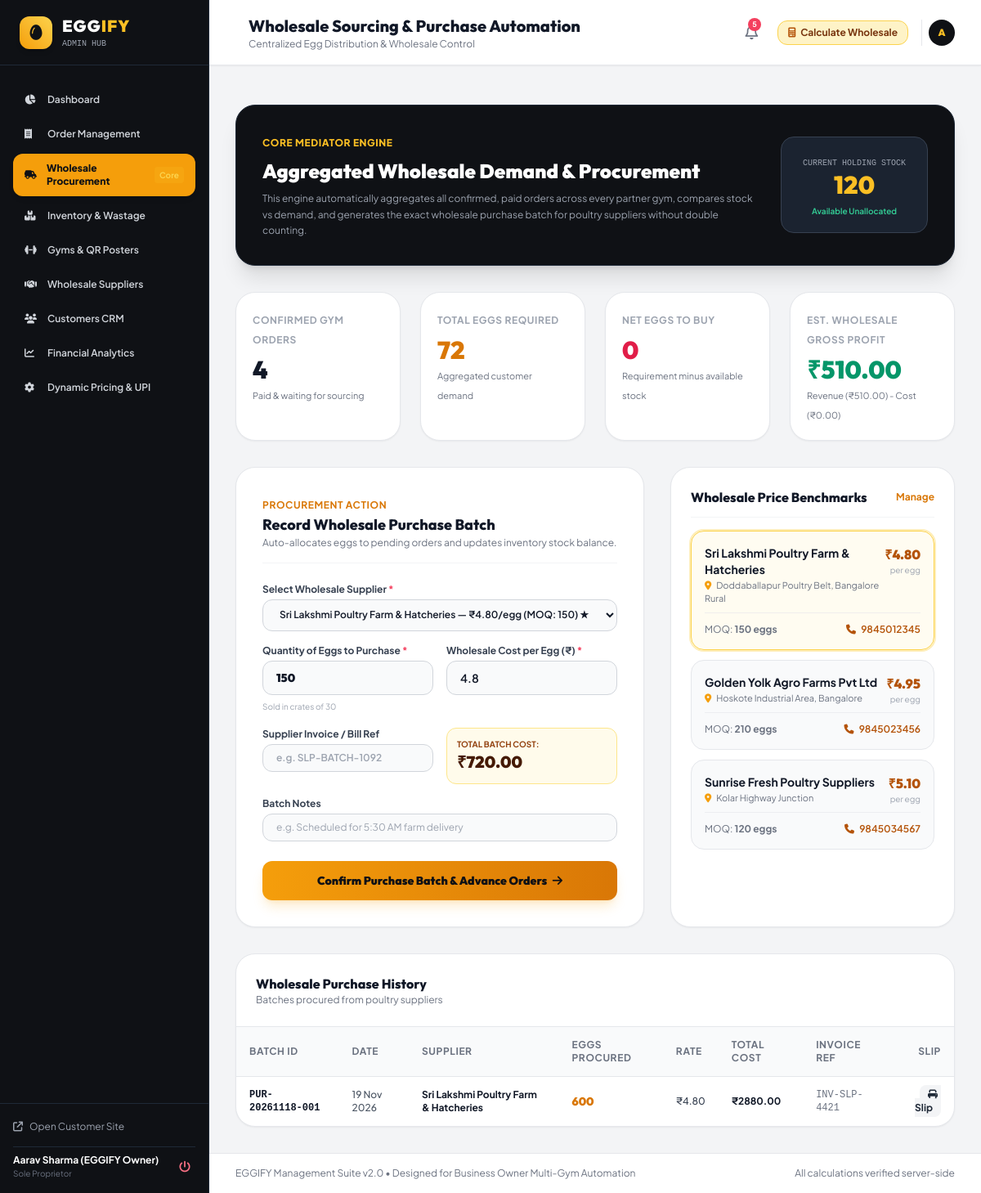
/admin/wholesale (signed in), run on the app's committed database.
### models.py (models this page shows)
class Supplier(db.Model):
    __tablename__ = 'suppliers'
    id = db.Column(db.Integer, primary_key=True)
    name = db.Column(db.String(150), nullable=False)
    contact_person = db.Column(db.String(120), nullable=True)
    phone = db.Column(db.String(20), nullable=False)
    email = db.Column(db.String(120), nullable=True)
    location = db.Column(db.String(255), nullable=False)
    price_per_egg = db.Column(db.Float, nullable=False, default=4.80)
    min_order_qty = db.Column(db.Integer, default=150) # MOQ
    availability_status = db.Column(db.String(32), default='AVAILABLE') # AVAILABLE, LOW_STOCK, UNAVAILABLE
    is_preferred = db.Column(db.Boolean, default=False)
    notes = db.Column(db.Text, nullable=True)
    created_at = db.Column(db.DateTime, default=utcnow)
    purchase_batches = db.relationship('PurchaseBatch', backref='supplier', lazy='dynamic')

class PurchaseBatch(db.Model):
    __tablename__ = 'purchase_batches'
    id = db.Column(db.Integer, primary_key=True)
    batch_code = db.Column(db.String(64), unique=True, nullable=False) # e.g. PUR-20261120-001
    supplier_id = db.Column(db.Integer, db.ForeignKey('suppliers.id'), nullable=False)
    total_eggs = db.Column(db.Integer, nullable=False)
    price_per_egg = db.Column(db.Float, nullable=False)
    total_cost = db.Column(db.Float, nullable=False)
    purchase_date = db.Column(db.Date, default=date.today)
    invoice_number = db.Column(db.String(64), nullable=True)
    status = db.Column(db.String(32), default='RECEIVED') # ORDERED, RECEIVED, CANCELLED
    notes = db.Column(db.Text, nullable=True)
    created_at = db.Column(db.DateTime, default=utcnow)
    orders = db.relationship('Order', backref='purchase_batch', lazy='dynamic')

### routes/admin.py (the view)
@admin_bp.route('/wholesale')
@admin_required
def wholesale():
    demand = calculate_wholesale_demand()
    suppliers = Supplier.query.order_by(Supplier.price_per_egg.asc()).all()
    recent_batches = PurchaseBatch.query.order_by(PurchaseBatch.created_at.desc()).limit(10).all()
    return render_template(
        'admin/wholesale.html',
        demand=demand,
        suppliers=suppliers,
        recent_batches=recent_batches
    )

### routes/admin.py (called while the page is built)
def admin_required(f):
    @wraps(f)
    def decorated_function(*args, **kwargs):
        if not session.get('admin_id'):
            flash("Please log in to access the admin dashboard.", "warning")
            return redirect(url_for('admin.login', next=request.url))
        return f(*args, **kwargs)
    return decorated_function

### services/inventory.py (called while the page is built, shortened)
def get_or_create_inventory():
    inv = Inventory.query.first()
    return inv

### templates/admin/wholesale.html (shortened to what this page needs)
{% extends 'admin/layout.html' %}
{% block page_title %}Wholesale Sourcing & Purchase Automation{% endblock %}
{% block content %}
<div class="space-y-8">
    <div class="bg-egg-dark text-white p-6 sm:p-8 rounded-3xl border border-gray-800 shadow-xl flex flex-col md:flex-row items-center justify-between gap-6">
        <div class="space-y-2">
            <span class="text-xs uppercase font-black tracking-wider text-amber-400">Core Mediator Engine</span>
            <h2 class="text-2xl font-black font-outfit text-white">Aggregated Wholesale Demand & Procurement</h2>
            <p class="text-xs text-gray-400 max-w-2xl leading-relaxed">
                This engine automatically aggregates all confirmed, paid orders across every partner gym, compares stock vs demand, and generates the exact wholesale purchase batch for poultry suppliers without double counting.
            </p>
        </div>
        <div class="bg-gray-800/80 p-4 rounded-2xl border border-gray-700 text-center min-w-[180px]">
            <span class="text-[10px] text-gray-400 uppercase font-mono">Current Holding Stock</span>
            <span class="text-3xl font-black font-outfit text-amber-400 block">{{ demand.available_stock }}</span>
            <span class="text-[10px] text-emerald-400 font-semibold">Available Unallocated</span>
        </div>
    </div>
    <div class="grid grid-cols-1 sm:grid-cols-2 lg:grid-cols-4 gap-4 sm:gap-6">
        <div class="bg-white p-5 rounded-3xl border border-gray-200 shadow-sm space-y-2">
            <span class="text-xs font-bold text-gray-400 uppercase tracking-wider">Confirmed Gym Orders</span>
            <h3 class="text-3xl font-black font-outfit text-gray-900">{{ demand.total_orders_count }}</h3>
            <span class="text-[11px] text-gray-500">Paid & waiting for sourcing</span>
        </div>
        <div class="bg-white p-5 rounded-3xl border border-gray-200 shadow-sm space-y-2">
            <span class="text-xs font-bold text-gray-400 uppercase tracking-wider">Total Eggs Required</span>
            <h3 class="text-3xl font-black font-outfit text-amber-600">{{ demand.total_eggs_required }}</h3>
            <span class="text-[11px] text-gray-500">Aggregated customer demand</span>
        </div>
        <div class="bg-white p-5 rounded-3xl border border-gray-200 shadow-sm space-y-2">
            <span class="text-xs font-bold text-gray-400 uppercase tracking-wider">Net Eggs to Buy</span>
            <h3 class="text-3xl font-black font-outfit text-rose-600">{{ demand.additional_to_purchase }}</h3>
            <span class="text-[11px] text-gray-500">Requirement minus available stock</span>
        </div>
        <div class="bg-white p-5 rounded-3xl border border-gray-200 shadow-sm space-y-2">
            <span class="text-xs font-bold text-gray-400 uppercase tracking-wider">Est. Wholesale Gross Profit</span>
            <h3 class="text-3xl font-black font-outfit text-emerald-600">₹{{ "%.2f"|format(demand.estimated_gross_profit) }}</h3>
            <span class="text-[11px] text-gray-500">Revenue (₹{{ "%.2f"|format(demand.expected_sales_revenue) }}) - Cost (₹{{ "%.2f"|format(demand.estimated_cost) }})</span>
        </div>
    </div>
    <div class="grid grid-cols-1 lg:grid-cols-12 gap-8">
        <div class="lg:col-span-7 bg-white rounded-3xl border border-gray-200 p-6 sm:p-8 shadow-sm space-y-6">
            <div class="border-b border-gray-100 pb-4">
                <span class="text-xs font-bold text-amber-600 uppercase tracking-wider">Procurement Action</span>
                <h3 class="text-lg font-extrabold font-outfit text-gray-900">Record Wholesale Purchase Batch</h3>
                <p class="text-xs text-gray-500">Auto-allocates eggs to pending orders and updates inventory stock balance.</p>
            </div>
            <form action="{{ url_for('admin.execute_purchase') }}" method="POST" class="space-y-4">
                <div>
                    <label for="supplier_id" class="block text-xs font-bold text-gray-700 mb-1">Select Wholesale Supplier <span class="text-rose-500">*</span></label>
                    <select name="supplier_id" id="supplier_id" class="w-full bg-gray-50 border border-gray-300 rounded-xl px-4 py-2.5 text-xs font-semibold focus:ring-2 focus:ring-amber-500 focus:outline-none" required onchange="updateSupplierRate(this)">
                        {% for s in suppliers %}
                        <option value="{{ s.id }}" data-rate="{{ s.price_per_egg }}" {% if s.is_preferred %}selected{% endif %}>
                            {{ s.name }} — ₹{{ "%.2f"|format(s.price_per_egg) }}/egg (MOQ: {{ s.min_order_qty }}) {% if s.is_preferred %}★ Preferred{% endif %}
                        </option>
                        {% endfor %}
                    </select>
                </div>
                <div class="grid grid-cols-1 sm:grid-cols-2 gap-4">
                    <div>
                        <label for="quantity" class="block text-xs font-bold text-gray-700 mb-1">Quantity of Eggs to Purchase <span class="text-rose-500">*</span></label>
                        <input type="number" name="quantity" id="quantity" value="{{ demand.additional_to_purchase if demand.additional_to_purchase > 0 else 150 }}" min="30" step="30" class="w-full bg-gray-50 border border-gray-300 rounded-xl px-4 py-2.5 text-sm font-black font-outfit focus:ring-2 focus:ring-amber-500 focus:outline-none" required oninput="recalcWholesaleCost()">
                        <span class="text-[10px] text-gray-400">Sold in crates of 30</span>
                    </div>
                    <div>
                        <label for="price_per_egg" class="block text-xs font-bold text-gray-700 mb-1">Wholesale Cost per Egg (₹) <span class="text-rose-500">*</span></label>
                        <input type="number" step="0.05" name="price_per_egg" id="price_per_egg" value="{{ demand.estimated_cost_rate }}" class="w-full bg-gray-50 border border-gray-300 rounded-xl px-4 py-2.5 text-sm font-semibold focus:ring-2 focus:ring-amber-500 focus:outline-none" required oninput="recalcWholesaleCost()">
                    </div>
                </div>
                <div class="grid grid-cols-1 sm:grid-cols-2 gap-4">
                    <div>
                        <label for="invoice_number" class="block text-xs font-bold text-gray-700 mb-1">Supplier Invoice / Bill Ref</label>
                        <input type="text" name="invoice_number" id="invoice_number" placeholder="e.g. SLP-BATCH-1092" class="w-full bg-gray-50 border border-gray-300 rounded-xl px-4 py-2 text-xs font-semibold focus:ring-2 focus:ring-amber-500 focus:outline-none">
                    </div>
                    <div class="bg-amber-50 p-3 rounded-xl border border-amber-200 flex flex-col justify-center">
                        <span class="text-[10px] text-amber-800 uppercase font-bold">Total Batch Cost:</span>
                        <span id="calculatedBatchCost" class="text-xl font-black font-outfit text-amber-950">₹0.00</span>
                    </div>
                </div>
                <div>
                    <label for="notes" class="block text-xs font-bold text-gray-700 mb-1">Batch Notes</label>
                    <input type="text" name="notes" id="notes" placeholder="e.g. Scheduled for 5:30 AM farm delivery" class="w-full bg-gray-50 border border-gray-300 rounded-xl px-4 py-2 text-xs focus:ring-2 focus:ring-amber-500 focus:outline-none">
                </div>
                <div class="pt-2">
                    <button type="submit" class="w-full py-3.5 bg-gradient-to-r from-amber-500 to-amber-600 hover:from-amber-400 hover:to-amber-500 text-egg-dark font-black rounded-xl text-sm transition shadow-lg shadow-amber-500/20 font-outfit">
                        Confirm Purchase Batch & Advance Orders <i class="fa-solid fa-arrow-right ml-1"></i>
                    </button>
                </div>
            </form>
        </div>
        <div class="lg:col-span-5 bg-white rounded-3xl border border-gray-200 p-6 shadow-sm space-y-4">
            <div class="flex items-center justify-between border-b border-gray-100 pb-3">
                <h3 class="text-base font-extrabold font-outfit text-gray-900">Wholesale Price Benchmarks</h3>
                <a href="{{ url_for('admin.suppliers') }}" class="text-xs text-amber-600 font-bold hover:underline">Manage</a>
            </div>
            <div class="space-y-3">
                {% for s in suppliers %}
                <div class="p-4 rounded-2xl border transition {% if s.is_preferred %}bg-amber-50/70 border-amber-300 ring-2 ring-amber-300/40{% else %}bg-gray-50 border-gray-200{% endif %}">
                    <div class="flex items-start justify-between">
                        <div>
                            <h4 class="text-sm font-bold text-gray-900">{{ s.name }}</h4>
                            <p class="text-[11px] text-gray-500 mt-0.5"><i class="fa-solid fa-location-dot text-amber-500 mr-1"></i> {{ s.location }}</p>
                        </div>
                        <div class="text-right">
                            <span class="text-base font-black font-outfit text-amber-700">₹{{ "%.2f"|format(s.price_per_egg) }}</span>
                            <span class="text-[10px] text-gray-400 block">per egg</span>
                        </div>
                    </div>
                    <div class="flex items-center justify-between pt-3 mt-2 border-t border-gray-200/60 text-xs">
                        <span class="text-gray-500">MOQ: <strong>{{ s.min_order_qty }} eggs</strong></span>
                        <a href="tel:{{ s.phone }}" class="text-amber-700 font-semibold hover:underline">
                            <i class="fa-solid fa-phone mr-1"></i> {{ s.phone }}
                        </a>
                    </div>
                </div>
                {% endfor %}
            </div>
        </div>
    </div>
    <div class="bg-white rounded-3xl border border-gray-200 shadow-sm overflow-hidden">
        <div class="p-6 border-b border-gray-200 flex items-center justify-between">
            <div>
                <h3 class="text-base font-extrabold font-outfit text-gray-900">Wholesale Purchase History</h3>
                <p class="text-xs text-gray-500">Batches procured from poultry suppliers</p>
            </div>
        </div>
        <div class="overflow-x-auto">
            <table class="w-full text-left text-xs">
                <thead class="bg-gray-50 text-gray-500 font-bold uppercase tracking-wider border-b border-gray-200">
                    <tr>
                        <th class="py-3.5 px-4">Batch ID</th>
                        <th class="py-3.5 px-4">Date</th>
                        <th class="py-3.5 px-4">Supplier</th>
                        <th class="py-3.5 px-4">Eggs Procured</th>
                        <th class="py-3.5 px-4">Rate</th>
                        <th class="py-3.5 px-4">Total Cost</th>
                        <th class="py-3.5 px-4">Invoice Ref</th>
                        <th class="py-3.5 px-4 text-right">Slip</th>
                    </tr>
                </thead>
                <tbody class="divide-y divide-gray-100 font-medium">
                    {% for b in recent_batches %}
                    <tr class="hover:bg-gray-50 transition">
                        <td class="py-3.5 px-4 font-mono font-bold text-gray-900">{{ b.batch_code }}</td>
                        <td class="py-3.5 px-4 text-gray-600">{{ b.purchase_date.strftime('%d %b %Y') }}</td>
                        <td class="py-3.5 px-4 font-bold text-gray-900">{{ b.supplier.name }}</td>
                        <td class="py-3.5 px-4 font-black text-amber-600 font-outfit text-sm">{{ b.total_eggs }}</td>
                        <td class="py-3.5 px-4 text-gray-700">₹{{ "%.2f"|format(b.price_per_egg) }}</td>
                        <td class="py-3.5 px-4 font-bold text-gray-900">₹{{ "%.2f"|format(b.total_cost) }}</td>
                        <td class="py-3.5 px-4 font-mono text-gray-500">{{ b.invoice_number or 'N/A' }}</td>
                        <td class="py-3.5 px-4 text-right">
                            <a href="{{ url_for('admin.wholesale_slip', batch_id=b.id) }}" target="_blank" class="px-2.5 py-1 bg-gray-100 hover:bg-gray-200 text-gray-800 font-bold rounded-lg transition" title="Print Purchase Slip">
                                <i class="fa-solid fa-print mr-1"></i> Slip
                            </a>
                        </td>
                    </tr>
                    {% else %}
                    <tr>
                        <td colspan="8" class="py-6 text-center text-gray-400">No purchase batches recorded yet.</td>
                    </tr>
                    {% endfor %}
                </tbody>
            </table>
        </div>
    </div>
</div>
{% endblock %}

### static/css/custom.css (style rules this page uses)
:root { --egg-gold: #F59E0B; --egg-yellow: #FBBF24; --egg-dark: #0F1115; --egg-dark-card: #181B24; --egg-cream: #FFFDF7; }
body { font-family: 'Plus Jakarta Sans', -apple-system, BlinkMacSystemFont, "Segoe UI", Roboto, sans-serif; -webkit-font-smoothing: antialiased; }
.font-outfit { font-family: 'Outfit', sans-serif; }

### data on the page
Supplier: price_per_egg "4.8", name "Sri Lakshmi Poultry Farm & Hatcheries", location "Doddaballapur Poultry Belt, Bangalore Rural", price_per_egg "4.80", min_order_qty "150", phone "9845012345"
Supplier: name "Golden Yolk Agro Farms Pvt Ltd", location "Hoskote Industrial Area, Bangalore", price_per_egg "4.95", min_order_qty "210", phone "9845023456"
Supplier: name "Sunrise Fresh Poultry Suppliers", location "Kolar Highway Junction", price_per_egg "5.10", min_order_qty "120", phone "9845034567"
PurchaseBatch: batch_code "PUR-20261118-001", purchase_date "19 Nov 2026", supplier.name "Sri Lakshmi Poultry Farm & Hatcheries", total_eggs "600", price_per_egg "4.80", total_cost "2880.00", invoice_number "INV-SLP-4421"

### other printed values
{{ session.get('admin_name', 'Business Owner') }} "Aarav Sharma (EGGIFY Owner)"
{{ unread_notifications_count }} "5"
{{ session.get('admin_name', 'A')[0] }} "A"
{{ demand.available_stock }} "120"
{{ demand.total_orders_count }} "4"
{{ demand.total_eggs_required }} "72"
{{ demand.additional_to_purchase }} "0"
{{ "%.2f"|format(demand.estimated_gross_profit) }} "510.00"
{{ "%.2f"|format(demand.expected_sales_revenue) }} "510.00"
{{ "%.2f"|format(demand.estimated_cost) }} "0.00"
form field supplier_id "Sri Lakshmi Poultry Farm & Hatcheries — ₹4.80/egg (MOQ: 150) ★ Preferred"
